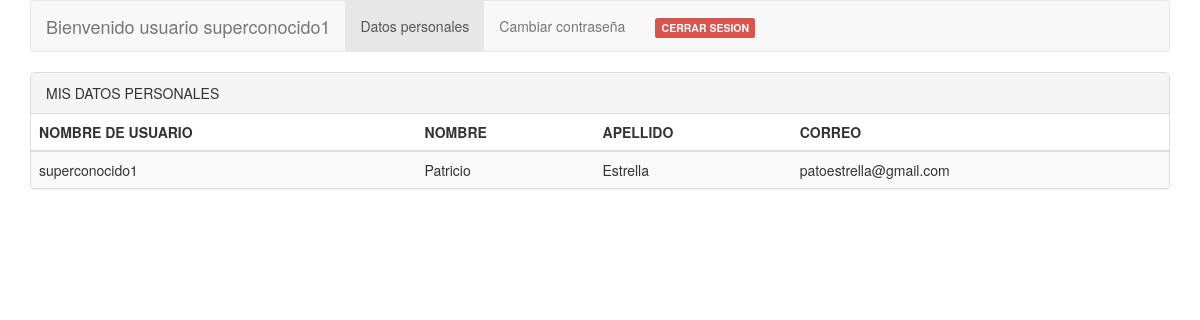
The app's page /datospersonales.php (signed in) with its own data.
### tables this page shows
CREATE TABLE `datosusuario` (
  `id` int(30) NOT NULL,
  `idusuario` varchar(30) NOT NULL,
  `nombre` varchar(30) NOT NULL,
  `apellido` varchar(30) NOT NULL,
  `correo` varchar(30) NOT NULL
);

### datospersonales.php (the view, shortened to what this page needs)
<!DOCTYPE html>
<html lang="en">
<head>
	<link href="css/bootstrap.min.css" rel="stylesheet">
</head>
<body>
   <div class="container">
	<nav class="navbar navbar-default">
		<div class="container-fluid">
			<div class="navbar-header">
				<a href="frmusuario.php" class="navbar-brand">Bienvenido usuario
				<?php
					echo $_SESSION['nombre'];
					?>
				</a>
			</div>
			<div class="collapse navbar-collapse" id="miMenu">
				<ul class="nav navbar-nav">
					<li class="active"><a href="datospersonales.php">Datos personales</a></li>
					<li><a onclick="cambiar();" href="#">Cambiar contraseña</a></li>
					<li><a href="php/cerrarsesion.php"><span class="label label-danger">CERRAR SESION </span></a></li>
				</ul>
			</div>
		</div>
	</nav>
</div>
<div class="container">
<div class="panel panel-default">
    <div class="panel-heading">MIS DATOS PERSONALES</div>
	<div class="table-responsive">
		<table class="table table-striped table-hover">
			<thead>
				<tr>
					<th>NOMBRE DE USUARIO</th>
					<th>NOMBRE</th>
					<th>APELLIDO</th>
					<th>CORREO</th>
				</tr>
			</thead>
			<tbody>
				<?php
				     require('php/conexion.php');
					 $user=$_SESSION['nombre'];
				     $result=mysqli_query($conexion,"SELECT * FROM datosusuario where idusuario='$user'");
				     while ($usuarios=mysqli_fetch_array($result)){
					 echo "<tr><td id='id:$user' class='cam_editable'>".$user."</td>";
				     echo "<td id='nombre:$user' class='cam_editable' contenteditable='true'>".$usuarios['nombre']."</td>";
					 echo "<td id='apellido:$user' class='cam_editable' contenteditable='true'>".$usuarios['apellido']."</td>";
					 echo "<td id='correo:$user' class='cam_editable' contenteditable='true'>".$usuarios['correo']."</td>";
					 echo"</tr>";
					 }
				?>
			</tbody>
		</table>
	</div>
	</div>
	</div>
</body>

### records on screen
datosusuario: nombre "Patricio", apellido "Estrella", correo "patoestrella@gmail.com"

### other values on screen
$_SESSION['nombre'] "superconocido1"
